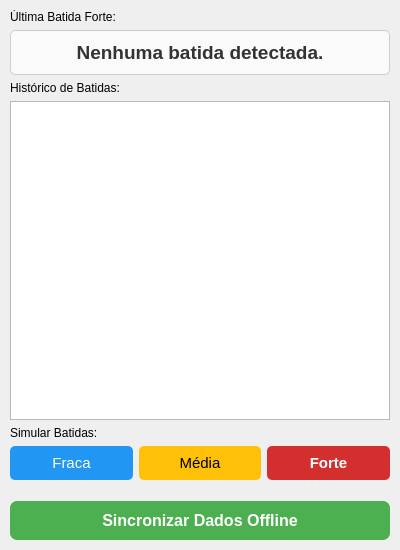
<?xml version="1.0" encoding="UTF-8"?>
<ui version="4.0">
 <class>MainWindow</class>
 <widget class="QMainWindow" name="MainWindow">
  <property name="geometry">
   <rect>
    <x>0</x>
    <y>0</y>
    <width>400</width>
    <height>550</height>
   </rect>
  </property>
  <property name="windowTitle">
   <string>Monitor de Bengala (QT Designer)</string>
  </property>

  <widget class="QWidget" name="centralwidget">
   <layout class="QVBoxLayout" name="verticalLayout">

    <!-- MARGENS -->
    <property name="leftMargin">
     <number>10</number>
    </property>
    <property name="topMargin">
     <number>10</number>
    </property>
    <property name="rightMargin">
     <number>10</number>
    </property>
    <property name="bottomMargin">
     <number>10</number>
    </property>

    <!-- Última Batida Forte -->
    <item>
     <widget class="QLabel" name="label">
      <property name="text">
       <string>Última Batida Forte:</string>
      </property>
     </widget>
    </item>

    <item>
     <widget class="QLabel" name="last_impact_label">
      <property name="styleSheet">
       <string notr="true">
        font-size: 14pt; font-weight: bold; color: #333;
        padding: 10px; border: 1px solid #ccc;
        border-radius: 5px; background-color: #FAFAFA;
       </string>
      </property>
      <property name="text">
       <string>Nenhuma batida detectada.</string>
      </property>
      <property name="alignment">
       <set>Qt::AlignCenter</set>
      </property>
     </widget>
    </item>

    <!-- Histórico -->
    <item>
     <widget class="QLabel" name="label_2">
      <property name="text">
       <string>Histórico de Batidas:</string>
      </property>
     </widget>
    </item>

    <item>
     <widget class="QListWidget" name="history_list"/>
    </item>

    <!-- Simulação -->
    <item>
     <widget class="QLabel" name="label_3">
      <property name="text">
       <string>Simular Batidas:</string>
      </property>
     </widget>
    </item>

    <item>
     <layout class="QHBoxLayout" name="horizontalLayout">

      <item>
       <widget class="QPushButton" name="simulate_weak_button">
        <property name="styleSheet">
         <string notr="true">
          font-size: 11pt; padding: 8px;
          background-color: #2196F3; color: white;
          border-radius: 5px; border: none;
         </string>
        </property>
        <property name="text">
         <string>Fraca</string>
        </property>
       </widget>
      </item>

      <item>
       <widget class="QPushButton" name="simulate_medium_button">
        <property name="styleSheet">
         <string notr="true">
          font-size: 11pt; padding: 8px;
          background-color: #FFC107; color: black;
          border-radius: 5px; border: none;
         </string>
        </property>
        <property name="text">
         <string>Média</string>
        </property>
       </widget>
      </item>

      <item>
       <widget class="QPushButton" name="simulate_strong_button">
        <property name="styleSheet">
         <string notr="true">
          font-size: 11pt; padding: 8px;
          background-color: #D32F2F; color: white;
          border-radius: 5px; border: none;
          font-weight: bold;
         </string>
        </property>
        <property name="text">
         <string>Forte</string>
        </property>
       </widget>
      </item>

     </layout>
    </item>

    <!-- =============================== -->
    <!-- BOTÃO DE SINCRONIZAÇÃO OFFLINE -->
    <!-- =============================== -->

    <item>
     <widget class="QPushButton" name="sync_button">
      <property name="text">
       <string>Sincronizar Dados Offline</string>
      </property>
      <property name="styleSheet">
       <string notr="true">
        font-size: 12pt;
        padding: 10px;
        margin-top: 15px;
        background-color: #4CAF50;
        color: white;
        border: none;
        border-radius: 7px;
        font-weight: bold;
       </string>
      </property>
     </widget>
    </item>

   </layout>
  </widget>
 </widget>

 <resources/>
 <connections/>
</ui>
